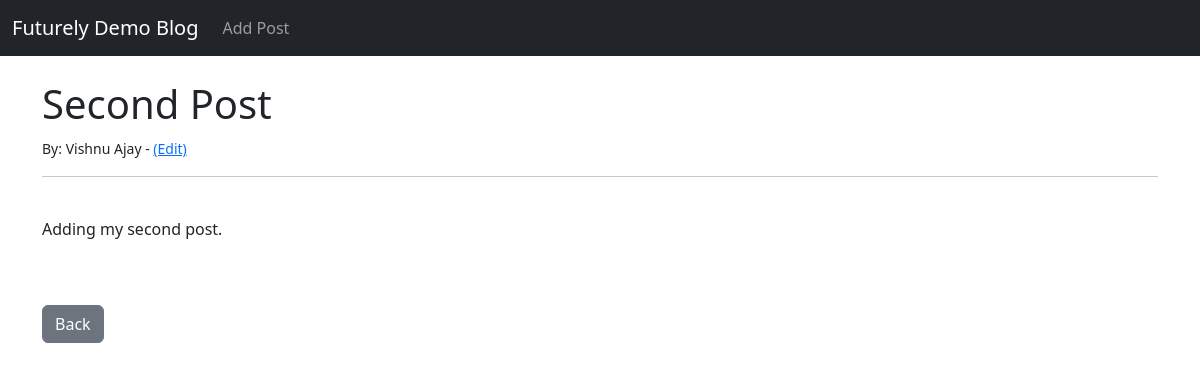
The app's page /article/2 with its own data.
### newBlog/models.py (models this page shows, shortened)
class Post(models.Model):
    title = models.CharField(max_length=255)
    title_tag = models.CharField(max_length=255)
    content = models.TextField()
    date_posted = models.DateTimeField(auto_now_add=True)
    author = models.ForeignKey(User, on_delete=models.CASCADE)

### newBlog/views.py (the view)
# urls.py: path('article/<int:pk>', ArticleDetailView.as_view(), name='article-detail'),
class ArticleDetailView(DetailView):
    model = Post
    template_name = 'article_details.html'

### newBlog/templates/article_details.html (shortened to what this page needs)
{% extends 'base.html' %}
{% block content %}
<h1>
    {{ post.title }}
</h1>
<small>
    By: {{ post.author.first_name }} {{ post.author.last_name}} - <a href="{% url 'update_post' post.pk %}"> (Edit) </a>
</small>
<br/>
<hr>
<br/>
<p>
    {{ post.content }}
</p>
<br><br/>
<a href="{% url 'home' %}" class="btn btn-secondary">Back</a>
{% endblock %}

### records on screen
Post: title "Second Post", author.first_name "Vishnu", author.last_name "Ajay", content "Adding my second post."
